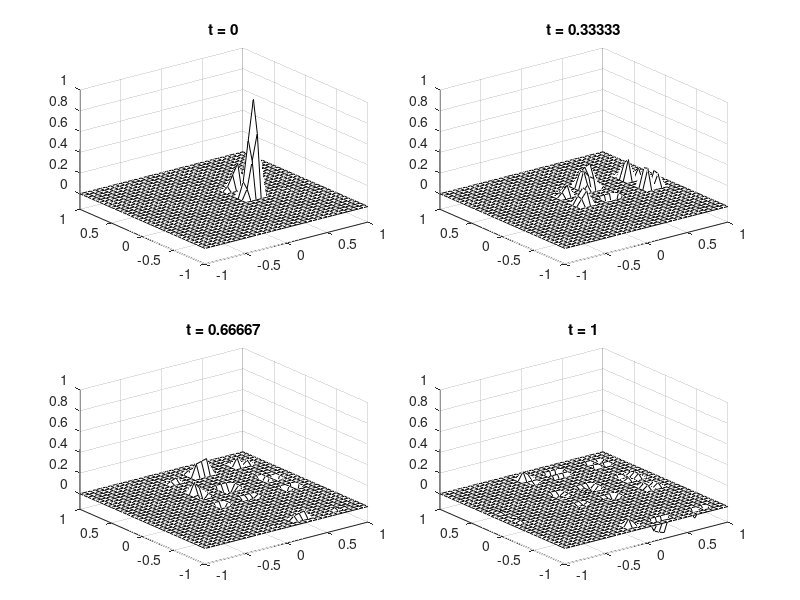

Here is the MATLAB script that generated this plot:
% p20.m - 2nd-order wave eq. in 2D via FFT (compare p19.m)

% Grid and initial data:
  N = 50; x = cos(pi*(0:N)/N); y = x';
  dt = 6/N^2;
  [xx,yy] = meshgrid(x,y);
  plotgap = round((1/3)/dt); dt = (1/3)/plotgap;
  vv = exp(-40*((xx-.4).^2 + yy.^2));
  vvold = vv; 

% Time-stepping by leap frog formula:
  [ay,ax] = meshgrid([.56 .06],[.1 .55]); clf
  for n = 0:3*plotgap
    t = n*dt;
    if rem(n+.5,plotgap)<1     % plots at multiples of t=1/3
      i = n/plotgap+1;
      subplot('position',[ax(i) ay(i) .36 .36])
      [xxx,yyy] = meshgrid(-1:1/16:1,-1:1/16:1);
      vvv = interp2(xx,yy,vv,xxx,yyy,'cubic');
      mesh(xxx,yyy,vvv), axis([-1 1 -1 1 -0.15 1])
      colormap(1e-6*[1 1 1]); title(['t = ' num2str(t)]), drawnow
    end
    uxx = zeros(N+1,N+1); uyy = zeros(N+1,N+1);
    ii = 2:N;
    for i = 2:N                % 2nd derivs wrt x in each row
      v = vv(i,:); V = [v fliplr(v(ii))];
      U = real(fft(V));
      W1 = real(ifft(1i*[0:N-1 0 1-N:-1].*U)); % diff wrt theta
      W2 = real(ifft(-[0:N 1-N:-1].^2.*U));    % diff^2 wrt theta
      uxx(i,ii) = W2(ii)./(1-x(ii).^2) - x(ii).* ... 
                     W1(ii)./(1-x(ii).^2).^(3/2);
    end
    for j = 2:N                % 2nd derivs wrt y in each column
      v = vv(:,j); V = [v; flipud(v(ii))];
      U = real(fft(V));
      W1 = real(ifft(1i*[0:N-1 0 1-N:-1]'.*U));% diff wrt theta   
      W2 = real(ifft(-[0:N 1-N:-1]'.^2.*U));   % diff^2 wrt theta
      uyy(ii,j) = W2(ii)./(1-y(ii).^2) - y(ii).* ...
                     W1(ii)./(1-y(ii).^2).^(3/2);
    end
    vvnew = 2*vv - vvold + dt^2*(uxx+uyy); 
    vvold = vv; vv = vvnew;
  end
